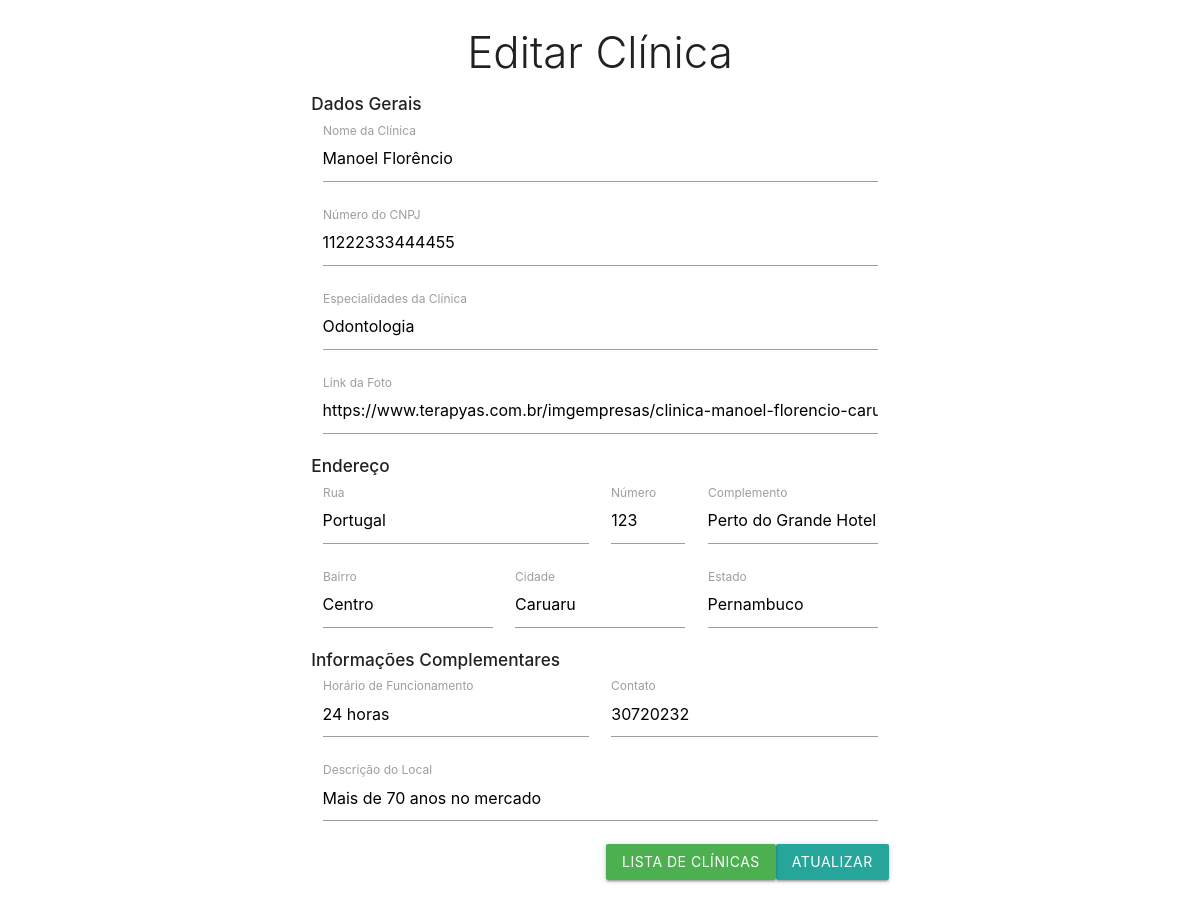
The app's page /View/editar-clinic.php?id=1, older data.
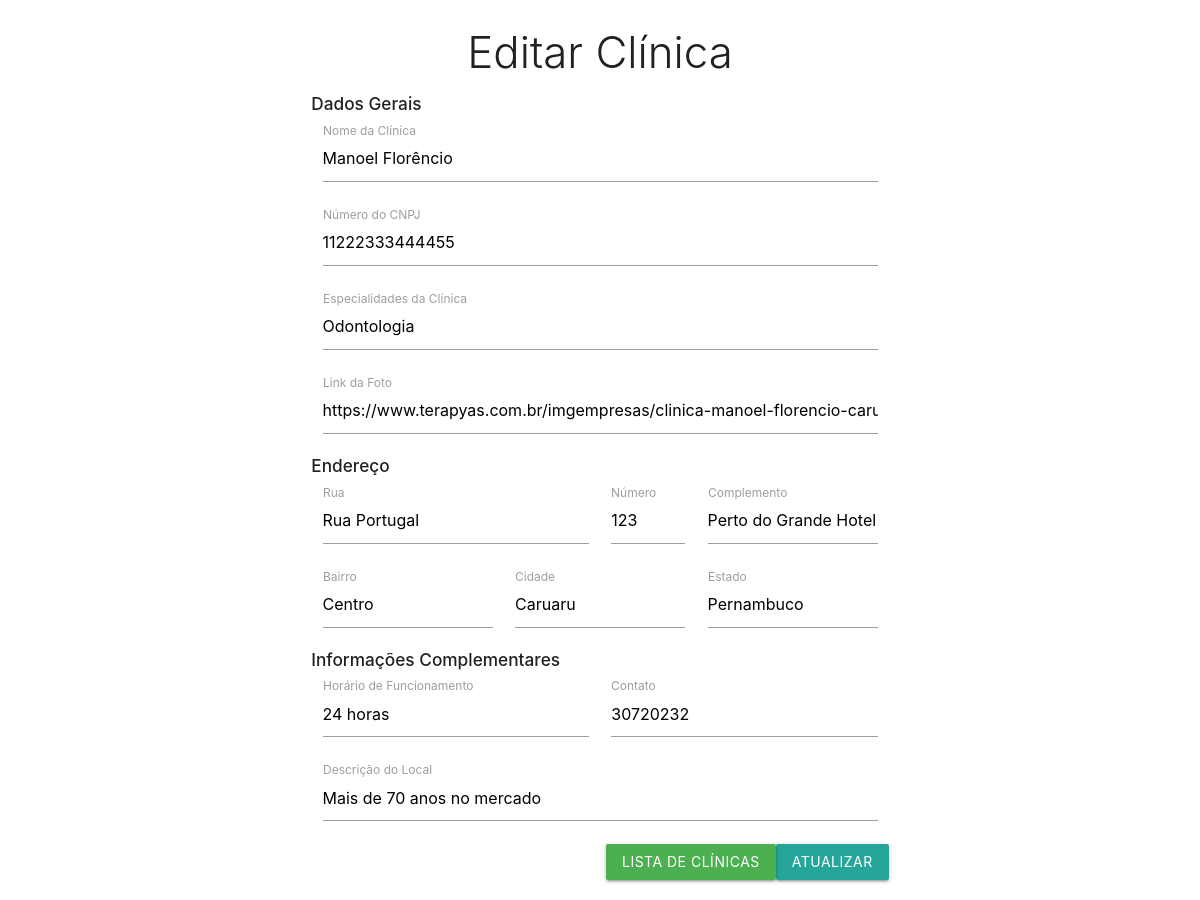
The same page, newer data.
### tables this page shows
CREATE TABLE `clinic` (
  `id` int NOT NULL,
  `clinic_cnpj` varchar(14) NOT NULL,
  `clinic_name` varchar(255) NOT NULL,
  `clinic_specialty` varchar(255) NOT NULL,
  `clinic_image` varchar(255) NOT NULL,
  `clinic_address_street` varchar(255) NOT NULL,
  `clinic_address_number` int DEFAULT NULL,
  `clinic_address_complementary` varchar(255) DEFAULT NULL,
  `clinic_address_district` varchar(255) NOT NULL,
  `clinic_address_city` varchar(255) NOT NULL,
  `clinic_address_state` varchar(255) NOT NULL,
  `clinic_description` text NOT NULL,
  `clinic_contact` varchar(11) NOT NULL,
  `clinic_office_hours` varchar(255) NOT NULL
);

### View/editar-clinic.php (the view, shortened to what this page needs)
<html lang="en">
<head>
    <link rel="stylesheet" href="https://cdnjs.cloudflare.com/ajax/libs/materialize/1.0.0/css/materialize.min.css">
</head>
<body>
    <?php
    include_once '../Model/db-connect.php';
    if(isset($_GET['id'])):
        $id = mysqli_escape_string($connect, $_GET['id']);
        $sql = "SELECT * FROM clinic WHERE id = '$id'";
        $resultado = mysqli_query($connect, $sql);
        $dateClinic = mysqli_fetch_array($resultado);
    endif;
    ?>
    <div class="row">
        <div class="col s12 m6 push-m3">
            <h3 class="light center"> Editar Clínica </h3>
            <form action="../Controller/update-clinic.php" method="post">
                <h6 class="light"> <strong> Dados Gerais </strong> </h6>
                <div class="input-field col s12">
                    <input type="text" name="clinic_name" value="<?php echo $dateClinic['clinic_name'];?>" id="clinic_name" required>
                    <label for="clinic_name"> Nome da Clínica </label>
                </div>
                <div class="input-field col s12">
                    <input type="text" name="clinic_cnpj" value="<?php echo $dateClinic['clinic_cnpj'];?>" id="clinic_cnpj" required>
                    <label for="clinic_cnpj"> Número do CNPJ </label>
                </div>
                <div class="input-field col s12">
                    <input type="text" name="clinic_specialty" value="<?php echo $dateClinic['clinic_specialty'];?>" id="clinic_specialty" required>
                    <label for="clinic_specialty"> Especialidades da Clínica </label>
                </div>
                <div class="input-field col s12">
                    <input type="text" name="clinic_image" value="<?php echo $dateClinic['clinic_image'];?>" id="clinic_image" required>
                    <label for="clinic_image"> Link da Foto </label>
                </div>
                <h6 class="light"> <strong> Endereço </strong> </h6>
                <div class="input-field col s6">
                    <input type="text" name="clinic_address_street" value="<?php echo $dateClinic['clinic_address_street'];?>" id="clinic_address_street" required>
                    <label for="clinic_address_street"> Rua </label>
                </div>
                <div class="input-field col s2">
                    <input type="number" name="clinic_address_number" value="<?php echo $dateClinic['clinic_address_number'];?>" id="clinic_address_number">
                    <label for="clinic_address_number"> Número </label>
                </div>
                <div class="input-field col s4">
                    <input type="text" name="clinic_address_complementary" value="<?php echo $dateClinic['clinic_address_complementary'];?>" id="clinic_address_complementary" required>
                    <label for="clinic_address_complementary"> Complemento </label>
                </div>
                <div class="input-field col s4">
                    <input type="text" name="clinic_address_district" value="<?php echo $dateClinic['clinic_address_district'];?>" id="clinic_address_district" required>
                    <label for="clinic_address_district"> Bairro </label>
                </div>
                <div class="input-field col s4">
                    <input type="text" name="clinic_address_city" value="<?php echo $dateClinic['clinic_address_city'];?>" id="clinic_address_city" required>
                    <label for="clinic_address_city"> Cidade </label>
                </div>
                <div class="input-field col s4">
                    <input type="text" name="clinic_address_state" value="<?php echo $dateClinic['clinic_address_state'];?>" id="clinic_address_state" required>
                    <label for="clinic_address_state"> Estado </label>
                </div>
                <h6 class="light"> <strong> Informações Complementares </strong> </h6>
                <div class="input-field col s6">
                    <input type="text" name="clinic_office_hours" value="<?php echo $dateClinic['clinic_office_hours'];?>" id="clinic_office_hours" required>
                    <label for="clinic_office_hours"> Horário de Funcionamento </label>
                </div>
                <div class="input-field col s6">
                    <input type="text" name="clinic_contact" value="<?php echo $dateClinic['clinic_contact'];?>" id="clinic_contact" required>
                    <label for="clinic_contact"> Contato </label>
                </div>
                <div class="input-field col s12">
                    <input type="text" name="clinic_description" value="<?php echo $dateClinic['clinic_description'];?>" id="clinic_description" required>
                    <label for="clinic_description"> Descrição do Local </label>
                </div>
                <button type="submit" name="btn-editar-clinic" class="btn right"> Atualizar </button>
                <a href="./especialidades.php" class="btn green right"> Lista de Clínicas </a>
            </form>
        </div>
    </div>
</body>
</html>

Row changes from the older to the newer data that the page shows:
changed clinic "Manoel Florêncio": clinic_address_street "Portugal" → "Rua Portugal"
